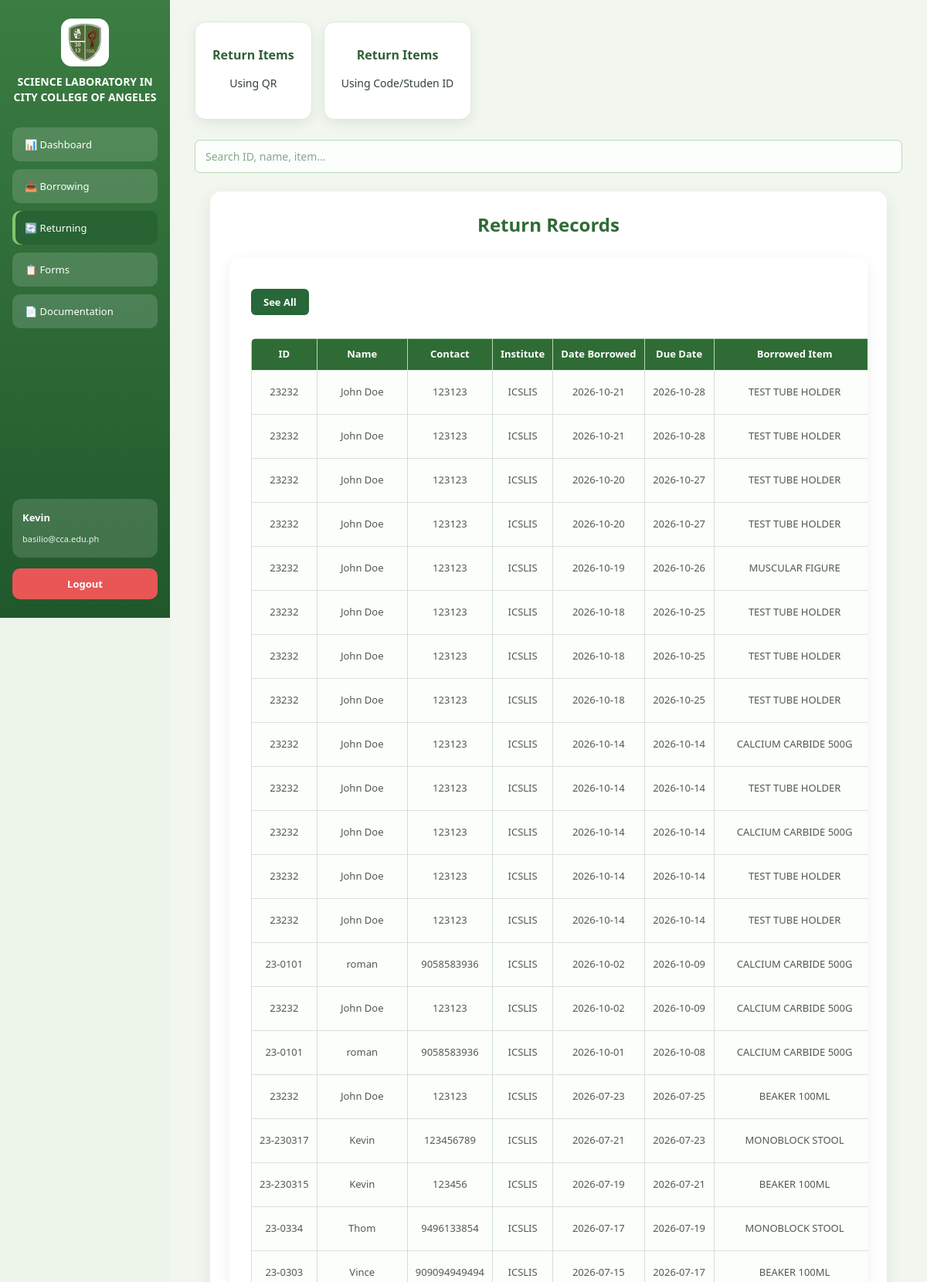
The app's page /returning (signed in, upper part) with its own data.
### tables this page shows
CREATE TABLE "Log" (
	"LogID"	INTEGER NOT NULL,
	"SchoolID"	TEXT NOT NULL,
	"ItemID"	INTEGER NOT NULL,
	"DateBorrowed"	TEXT NOT NULL,
	"ExpectedReturnDate"	TEXT NOT NULL,
	"DateReturned"	TEXT,
	"ApprovedBy"	TEXT, `Remarks` TEXT,
	PRIMARY KEY("LogID"),
	FOREIGN KEY("ItemID") REFERENCES "Items"("ItemID"),
	FOREIGN KEY("SchoolID") REFERENCES "Borrower"("SchoolID")
);

CREATE TABLE "Borrower" (
	"SchoolID"	TEXT,
	"BorrowerName"	TEXT NOT NULL,
	"Email"	TEXT NOT NULL,
	"Department"	TEXT NOT NULL,
	"Contact"	INTEGER NOT NULL,
	"Remarks"	TEXT,
	PRIMARY KEY("SchoolID")
);

CREATE TABLE "Items" (
	"ItemID"	INTEGER,
	"Code"	TEXT NOT NULL,
	"Category"	TEXT NOT NULL,
	"Type"	TEXT NOT NULL,
	"Status"	TEXT NOT NULL,
	"Remarks"	TEXT,
	"Class"	TEXT,
	PRIMARY KEY("ItemID")
);

### app.py (the view)
@app.route('/returning')
@isLogin
def returning():
    is_superAdmin = session.get('role') == 'superAdmin'
    conn = sqlite3.connect(DB_PATH, timeout=5)
    conn.row_factory = sqlite3.Row
    cur = conn.cursor()
    query = """
    SELECT
        Log.LogID,
        Borrower.SchoolID,
        Borrower.BorrowerName,
        Borrower.Email,
        Borrower.Contact,
        Borrower.Department,
        Log.DateBorrowed,
        Log.ExpectedReturnDate,
        Log.DateReturned,
        Log.ApprovedBy,
        Items.Code,
        Items.Category,
        Items.Type,
        Items.Status
    FROM Log
    INNER JOIN Borrower
        ON Log.SchoolID = Borrower.SchoolID
    INNER JOIN Items
        ON Log.ItemID = Items.ItemID

    ORDER BY Log.DateBorrowed
    DESC

"""
    cur.execute(query)
    rows = cur.fetchall()
    conn.close()
    grouped = {}
    for row in rows:
        sid = row["LogID"]
        if sid not in grouped:
            grouped[sid] = {
                "LogID": sid,
                "SchoolID": row["SchoolID"],
                "BorrowerName": row["BorrowerName"],
                "Email": row["Email"],
                "Contact": row["Contact"],
                "Department": row["Department"],
                "DateBorrowed": row["DateBorrowed"],
                "ExpectedReturnDate": row["ExpectedReturnDate"],
                "DateReturned": row["DateReturned"],
                "Items": [],
                "ApprovedBy": row["ApprovedBy"]
            }
        grouped[sid]["Items"].append(
            row["Type"]
        )
    return render_template(
        "returning.html",
        data=list(grouped.values()),
        is_superAdmin=is_superAdmin
    )

### app.py (called while the page is built)
def isLogin(func):
    @wraps(func)
    def wrapper(*args, **kwargs):
        if 'username' not in session:
            return render_template('login.html')
        return func(*args, **kwargs)
    return wrapper

### templates/returning.html (shortened to what this page needs)
<!DOCTYPE html>
<html>
<head>
    <link rel="stylesheet" href="{{ url_for('static', filename='dashboard.css') }}">
</head>
<body>
<div class="container">
<div class="sidebar">
    <div class="logo-header">
         <img src="{{ url_for('static', filename='images/logo.png') }}" class="logo">
        <h2 class="title">SCIENCE LABORATORY IN CITY COLLEGE OF ANGELES</h2>
    </div>
    <button class="menu-btn" onclick="location.href='dashboard'">📊 Dashboard</button>
    <button class="menu-btn" onclick="location.href='borrow'">📥 Borrowing</button>
    <button class="menu-btn active" onclick="location.href='returning'">🔄 Returning</button>
    <button class="menu-btn" onclick="location.href='broken'">📋 Forms</button>
    <button class="menu-btn" onclick="location.href='documentation'">📄 Documentation</button>
    <div class="user-box">
        <p class="name">{{   session['username']   }}</p>
        <small>basilio@cca.edu.ph</small>
    </div>
    <button class="logout-btn" onclick="logout()">Logout</button>
</div>
<div class="main" style="flex-direction: column; align-items: center;">
    <div style="display:flex; gap:15px; margin-bottom:20px;">
    <div class="card" onclick="openForm('returnForm')">
        <h3>
            Return Items
        </h3>
        <p>Using QR</p>
    </div>
    <div class="card" onclick="openForm('manualReturnForm')">
        <h3>
            Return Items
        </h3>
        <p>Using Code/Studen ID</p>
    </div>
</div>
<input
    type="text"
    id="logSearch"
    placeholder="Search ID, name, item..."
    onkeyup="searchLog()"
>
{% if session['role'] == 'superAdmin' %}
<div class="welcome-box return-box">
    <h2>Return Records</h2>
    <div class="table-container">
    <button id="seeAllRtrnBtn"
                onclick="seeAll('returnTableMain', 'seeAllRtrnBtn', 10)">
            See All
        </button>
        <table class="return-table" id="returnTableMain">
            <thead>
                  <tr style="background:#ffffff;">
                    <th>ID</th>
                    <th>Name</th>
                    <th>Contact</th>
                    <th>Institute</th>
                    <th>Date Borrowed</th>
                    <th>Due Date</th>
                    <th>Borrowed Item</th>
                </tr>
            </thead>
            <tbody id="returnTable">
                {% for row in data %}
                <tr class="data-row">
                    <td>{{ row['SchoolID'] }}</td>
                    <td>{{ row['BorrowerName'] }}</td>
                    <td>{{ row['Contact'] }}</td>
                    <td>{{ row['Department'] }}</td>
                    <td>{{ row['DateBorrowed'] }}</td>
                    <td>{{ row['ExpectedReturnDate'] }}</td>
                    <td>
                        {% for item in row['Items'] %}
                            <div>{{ item }}</div>
                        {% endfor %}
                    </td>
                </tr>
                {% endfor %}
            </tbody>
        </table>
    </div>
</div>
    {% endif %}
</div>
</body>
</html>

### records on screen
Log: SchoolID "23232", BorrowerName "John Doe", Contact "123123", Department "ICSLIS", DateBorrowed "2026-10-21", ExpectedReturnDate "2026-10-28"
Items: Type "TEST TUBE HOLDER"
Log: SchoolID "23232", BorrowerName "John Doe", Contact "123123", Department "ICSLIS", DateBorrowed "2026-10-21", ExpectedReturnDate "2026-10-28"
Log: SchoolID "23232", BorrowerName "John Doe", Contact "123123", Department "ICSLIS", DateBorrowed "2026-10-20", ExpectedReturnDate "2026-10-27"
Log: SchoolID "23232", BorrowerName "John Doe", Contact "123123", Department "ICSLIS", DateBorrowed "2026-10-20", ExpectedReturnDate "2026-10-27"
Log: SchoolID "23232", BorrowerName "John Doe", Contact "123123", Department "ICSLIS", DateBorrowed "2026-10-19", ExpectedReturnDate "2026-10-26"
Items: Type "MUSCULAR FIGURE"
Log: SchoolID "23232", BorrowerName "John Doe", Contact "123123", Department "ICSLIS", DateBorrowed "2026-10-18", ExpectedReturnDate "2026-10-25"
Log: SchoolID "23232", BorrowerName "John Doe", Contact "123123", Department "ICSLIS", DateBorrowed "2026-10-18", ExpectedReturnDate "2026-10-25"
Items: Type "TEST TUBE HOLDER"
Log: SchoolID "23232", BorrowerName "John Doe", Contact "123123", Department "ICSLIS", DateBorrowed "2026-10-18", ExpectedReturnDate "2026-10-25"
Items: Type "TEST TUBE HOLDER"
Log: SchoolID "23232", BorrowerName "John Doe", Contact "123123", Department "ICSLIS", DateBorrowed "2026-10-14", ExpectedReturnDate "2026-10-14"
Items: Type "CALCIUM CARBIDE 500G"
Log: SchoolID "23232", BorrowerName "John Doe", Contact "123123", Department "ICSLIS", DateBorrowed "2026-10-14", ExpectedReturnDate "2026-10-14"
Log: SchoolID "23232", BorrowerName "John Doe", Contact "123123", Department "ICSLIS", DateBorrowed "2026-10-14", ExpectedReturnDate "2026-10-14"
Log: SchoolID "23232", BorrowerName "John Doe", Contact "123123", Department "ICSLIS", DateBorrowed "2026-10-14", ExpectedReturnDate "2026-10-14"
Log: SchoolID "23232", BorrowerName "John Doe", Contact "123123", Department "ICSLIS", DateBorrowed "2026-10-14", ExpectedReturnDate "2026-10-14"
Items: Type "TEST TUBE HOLDER"
Log: SchoolID "23-0101", BorrowerName "roman", Contact "9058583936", Department "ICSLIS", DateBorrowed "2026-10-02", ExpectedReturnDate "2026-10-09"
Log: SchoolID "23232", BorrowerName "John Doe", Contact "123123", Department "ICSLIS", DateBorrowed "2026-10-02", ExpectedReturnDate "2026-10-09"
Items: Type "CALCIUM CARBIDE 500G"
Log: SchoolID "23-0101", BorrowerName "roman", Contact "9058583936", Department "ICSLIS", DateBorrowed "2026-10-01", ExpectedReturnDate "2026-10-08"
Log: SchoolID "23232", BorrowerName "John Doe", Contact "123123", Department "ICSLIS", DateBorrowed "2026-07-23", ExpectedReturnDate "2026-07-25"
Items: Type "BEAKER 100ML"
Log: SchoolID "23-230317", BorrowerName "Kevin", Contact "123456789", Department "ICSLIS", DateBorrowed "2026-07-21", ExpectedReturnDate "2026-07-23"
Items: Type "MONOBLOCK STOOL"
Log: SchoolID "23-230315", BorrowerName "Kevin", Contact "123456", Department "ICSLIS", DateBorrowed "2026-07-19", ExpectedReturnDate "2026-07-21"
Items: Type "BEAKER 100ML"
Log: SchoolID "23-0334", BorrowerName "Thom", Contact "9496133854", Department "ICSLIS", DateBorrowed "2026-07-17", ExpectedReturnDate "2026-07-19"
Items: Type "MONOBLOCK STOOL"
Log: SchoolID "23-0303", BorrowerName "Vince", Contact "909094949494", Department "ICSLIS", DateBorrowed "2026-07-15", ExpectedReturnDate "2026-07-17"
Items: Type "BEAKER 100ML"

### other values on screen
{{ session['username'] }} "Kevin"
